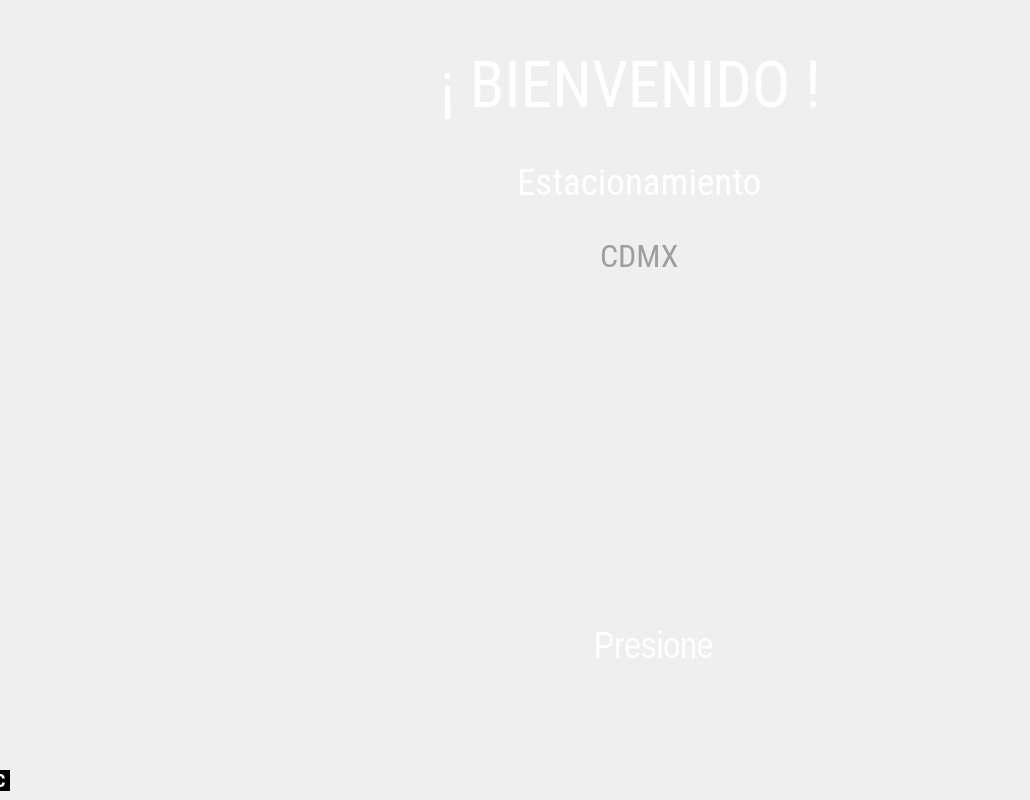
   <widget class="QWidget" name="page">
    <widget class="QLabel" name="label_27">
     <property name="geometry">
      <rect>
       <x>530</x>
       <y>330</y>
       <width>251</width>
       <height>241</height>
      </rect>
     </property>
     <property name="styleSheet">
      <string notr="true">background-color:transparent;</string>
     </property>
     <property name="text">
      <string/>
     </property>
     <property name="pixmap">
      <pixmap>../../cajeroF/iconos/pb2.png</pixmap>
     </property>
     <property name="scaledContents">
      <bool>true</bool>
     </property>
    </widget>
    <widget class="QWidget" name="layoutWidget_2">
     <property name="geometry">
      <rect>
       <x>270</x>
       <y>230</y>
       <width>751</width>
       <height>51</height>
      </rect>
     </property>
     <layout class="QGridLayout" name="gridLayout_3">
      <item row="0" column="3">
       <widget class="QLabel" name="label_4">
        <property name="text">
         <string/>
        </property>
       </widget>
      </item>
      <item row="0" column="0">
       <spacer name="horizontalSpacer_5">
        <property name="orientation">
         <enum>Qt::Horizontal</enum>
        </property>
        <property name="sizeHint" stdset="0">
         <size>
          <width>40</width>
          <height>20</height>
         </size>
        </property>
       </spacer>
      </item>
      <item row="0" column="2">
       <spacer name="horizontalSpacer_6">
        <property name="orientation">
         <enum>Qt::Horizontal</enum>
        </property>
        <property name="sizeHint" stdset="0">
         <size>
          <width>40</width>
          <height>20</height>
         </size>
        </property>
       </spacer>
      </item>
      <item row="0" column="1">
       <widget class="QLabel" name="nomLoc">
        <property name="font">
         <font>
          <family>Roboto Condensed</family>
          <pointsize>24</pointsize>
          <weight>50</weight>
          <italic>false</italic>
          <bold>false</bold>
         </font>
        </property>
        <property name="styleSheet">
         <string notr="true">background-color:transparent;
color:rgb(158, 158, 158)</string>
        </property>
        <property name="text">
         <string>CDMX</string>
        </property>
       </widget>
      </item>
     </layout>
    </widget>
    <widget class="QWidget" name="layoutWidget_3">
     <property name="geometry">
      <rect>
       <x>270</x>
       <y>150</y>
       <width>751</width>
       <height>65</height>
      </rect>
     </property>
     <layout class="QGridLayout" name="gridLayout_4">
      <item row="0" column="3">
       <widget class="QLabel" name="label_5">
        <property name="text">
         <string/>
        </property>
       </widget>
      </item>
      <item row="0" column="0">
       <spacer name="horizontalSpacer_7">
        <property name="orientation">
         <enum>Qt::Horizontal</enum>
        </property>
        <property name="sizeHint" stdset="0">
         <size>
          <width>40</width>
          <height>20</height>
         </size>
        </property>
       </spacer>
      </item>
      <item row="0" column="1">
       <widget class="QLabel" name="nomPlaza">
        <property name="font">
         <font>
          <family>Roboto Condensed</family>
          <pointsize>28</pointsize>
          <weight>50</weight>
          <italic>false</italic>
          <bold>false</bold>
         </font>
        </property>
        <property name="styleSheet">
         <string notr="true">background-color:transparent;
color:rgb(0, 0, 0);
color:rgb(255, 255, 255)</string>
        </property>
        <property name="text">
         <string>Estacionamiento</string>
        </property>
       </widget>
      </item>
      <item row="0" column="2">
       <spacer name="horizontalSpacer_8">
        <property name="orientation">
         <enum>Qt::Horizontal</enum>
        </property>
        <property name="sizeHint" stdset="0">
         <size>
          <width>40</width>
          <height>20</height>
         </size>
        </property>
       </spacer>
      </item>
     </layout>
    </widget>
    <widget class="QLabel" name="nplaza">
     <property name="geometry">
      <rect>
       <x>320</x>
       <y>40</y>
       <width>621</width>
       <height>91</height>
      </rect>
     </property>
     <property name="font">
      <font>
       <family>Roboto Condensed</family>
       <pointsize>48</pointsize>
       <weight>50</weight>
       <italic>false</italic>
       <bold>false</bold>
      </font>
     </property>
     <property name="styleSheet">
      <string notr="true">color:rgb(0, 0, 0);
color:rgb(255, 255, 255)</string>
     </property>
     <property name="text">
      <string>&lt;html&gt;&lt;head/&gt;&lt;body&gt;&lt;p align=&quot;center&quot;&gt;¡ BIENVENIDO !&lt;/p&gt;&lt;/body&gt;&lt;/html&gt;</string>
     </property>
    </widget>
    <widget class="QWidget" name="layoutWidget_11">
     <property name="geometry">
      <rect>
       <x>330</x>
       <y>580</y>
       <width>661</width>
       <height>143</height>
      </rect>
     </property>
     <layout class="QGridLayout" name="gridLayout_12">
      <item row="0" column="2">
       <spacer name="horizontalSpacer_24">
        <property name="orientation">
         <enum>Qt::Horizontal</enum>
        </property>
        <property name="sizeHint" stdset="0">
         <size>
          <width>40</width>
          <height>20</height>
         </size>
        </property>
       </spacer>
      </item>
      <item row="0" column="3">
       <widget class="QLabel" name="label_9">
        <property name="text">
         <string/>
        </property>
       </widget>
      </item>
      <item row="0" column="0">
       <spacer name="horizontalSpacer_23">
        <property name="orientation">
         <enum>Qt::Horizontal</enum>
        </property>
        <property name="sizeHint" stdset="0">
         <size>
          <width>40</width>
          <height>20</height>
         </size>
        </property>
       </spacer>
      </item>
      <item row="0" column="1">
       <widget class="QLabel" name="lpress2">
        <property name="font">
         <font>
          <family>Liberation Sans Narrow</family>
          <pointsize>28</pointsize>
          <weight>50</weight>
          <italic>false</italic>
          <bold>false</bold>
         </font>
        </property>
        <property name="styleSheet">
         <string notr="true">background-color:transparent;

color:rgb(255, 255, 255)</string>
        </property>
        <property name="text">
         <string>&lt;html&gt;&lt;head/&gt;&lt;body&gt;&lt;p align=&quot;center&quot;&gt;Presione&lt;/p&gt;&lt;/body&gt;&lt;/html&gt;</string>
        </property>
       </widget>
      </item>
     </layout>
    </widget>
    <widget class="QPushButton" name="bpanelconf">
     <property name="geometry">
      <rect>
       <x>-10</x>
       <y>770</y>
       <width>20</width>
       <height>21</height>
      </rect>
     </property>
     <property name="font">
      <font>
       <family>Roboto Condensed</family>
       <pointsize>14</pointsize>
       <weight>75</weight>
       <italic>false</italic>
       <bold>true</bold>
      </font>
     </property>
     <property name="styleSheet">
      <string notr="true">background-color:rgb(0, 0, 0);
color:rgb(255, 255, 255);
border-radius:130%</string>
     </property>
     <property name="text">
      <string>C</string>
     </property>
     <property name="iconSize">
      <size>
       <width>128</width>
       <height>128</height>
      </size>
     </property>
    </widget>
   </widget>
